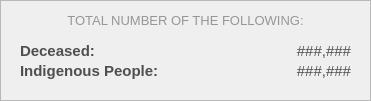
    <widget class="QFrame" name="demo_frameOthers">
     <property name="geometry">
      <rect>
       <x>890</x>
       <y>400</y>
       <width>371</width>
       <height>101</height>
      </rect>
     </property>
     <property name="styleSheet">
      <string notr="true">#demo_frameOthers{
	background-color: #fcfcfc;
}</string>
     </property>
     <property name="frameShape">
      <enum>QFrame::Shape::StyledPanel</enum>
     </property>
     <property name="frameShadow">
      <enum>QFrame::Shadow::Raised</enum>
     </property>
     <widget class="QLabel" name="label_total_deceased">
      <property name="geometry">
       <rect>
        <x>20</x>
        <y>40</y>
        <width>231</width>
        <height>21</height>
       </rect>
      </property>
      <property name="font">
       <font>
        <family>Arial</family>
        <pointsize>11</pointsize>
        <bold>true</bold>
       </font>
      </property>
      <property name="styleSheet">
       <string notr="true">#label_total_deceased {
	background-color: transparent;
	color: #4f4f4f;
}
</string>
      </property>
      <property name="text">
       <string>Deceased:</string>
      </property>
      <property name="alignment">
       <set>Qt::AlignmentFlag::AlignLeading|Qt::AlignmentFlag::AlignLeft|Qt::AlignmentFlag::AlignVCenter</set>
      </property>
     </widget>
     <widget class="QLabel" name="total_deceased">
      <property name="geometry">
       <rect>
        <x>190</x>
        <y>40</y>
        <width>161</width>
        <height>21</height>
       </rect>
      </property>
      <property name="font">
       <font>
        <family>Arial</family>
        <pointsize>11</pointsize>
        <bold>false</bold>
       </font>
      </property>
      <property name="styleSheet">
       <string notr="true">#total_deceased {
	background-color: transparent;
	color: #4f4f4f;
}
</string>
      </property>
      <property name="text">
       <string>###,###</string>
      </property>
      <property name="alignment">
       <set>Qt::AlignmentFlag::AlignRight|Qt::AlignmentFlag::AlignTrailing|Qt::AlignmentFlag::AlignVCenter</set>
      </property>
     </widget>
     <widget class="QLabel" name="label_desc_edlev_2">
      <property name="geometry">
       <rect>
        <x>0</x>
        <y>10</y>
        <width>371</width>
        <height>20</height>
       </rect>
      </property>
      <property name="font">
       <font>
        <family>Arial</family>
        <pointsize>10</pointsize>
       </font>
      </property>
      <property name="styleSheet">
       <string notr="true">#label_desc_edlev_2{
	color: #969696;
}</string>
      </property>
      <property name="text">
       <string>TOTAL NUMBER OF THE FOLLOWING:</string>
      </property>
      <property name="alignment">
       <set>Qt::AlignmentFlag::AlignCenter</set>
      </property>
     </widget>
     <widget class="QLabel" name="label_total_indppl">
      <property name="geometry">
       <rect>
        <x>20</x>
        <y>60</y>
        <width>231</width>
        <height>21</height>
       </rect>
      </property>
      <property name="font">
       <font>
        <family>Arial</family>
        <pointsize>11</pointsize>
        <bold>true</bold>
       </font>
      </property>
      <property name="styleSheet">
       <string notr="true">#label_total_indppl {
	background-color: transparent;
	color: #4f4f4f;
}
</string>
      </property>
      <property name="text">
       <string>Indigenous People:</string>
      </property>
      <property name="alignment">
       <set>Qt::AlignmentFlag::AlignLeading|Qt::AlignmentFlag::AlignLeft|Qt::AlignmentFlag::AlignVCenter</set>
      </property>
     </widget>
     <widget class="QLabel" name="total_indppl">
      <property name="geometry">
       <rect>
        <x>190</x>
        <y>60</y>
        <width>161</width>
        <height>21</height>
       </rect>
      </property>
      <property name="font">
       <font>
        <family>Arial</family>
        <pointsize>11</pointsize>
        <bold>false</bold>
       </font>
      </property>
      <property name="styleSheet">
       <string notr="true">#total_indppl {
	background-color: transparent;
	color: #4f4f4f;
}
</string>
      </property>
      <property name="text">
       <string>###,###</string>
      </property>
      <property name="alignment">
       <set>Qt::AlignmentFlag::AlignRight|Qt::AlignmentFlag::AlignTrailing|Qt::AlignmentFlag::AlignVCenter</set>
      </property>
     </widget>
    </widget>
